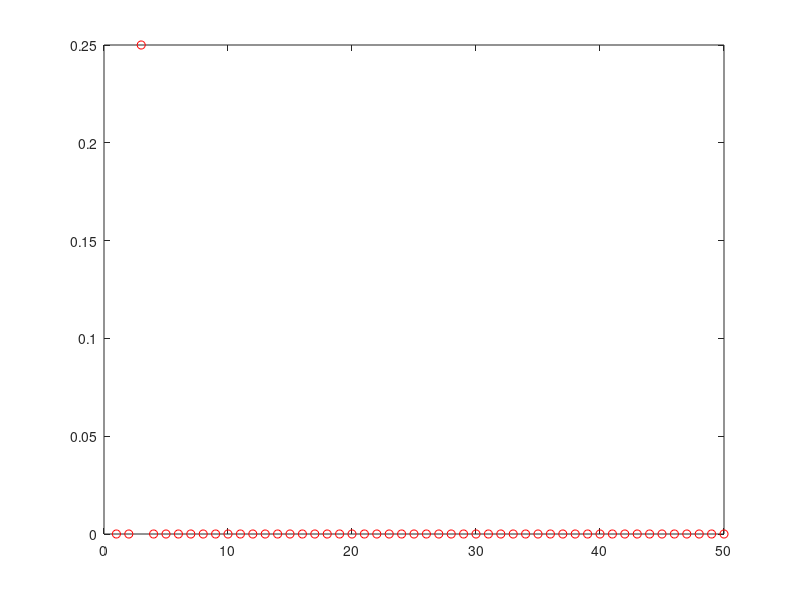
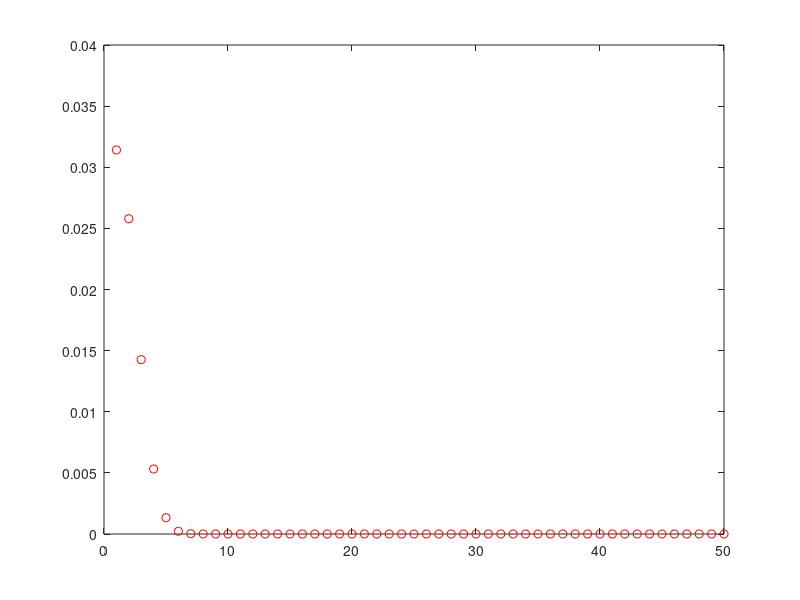
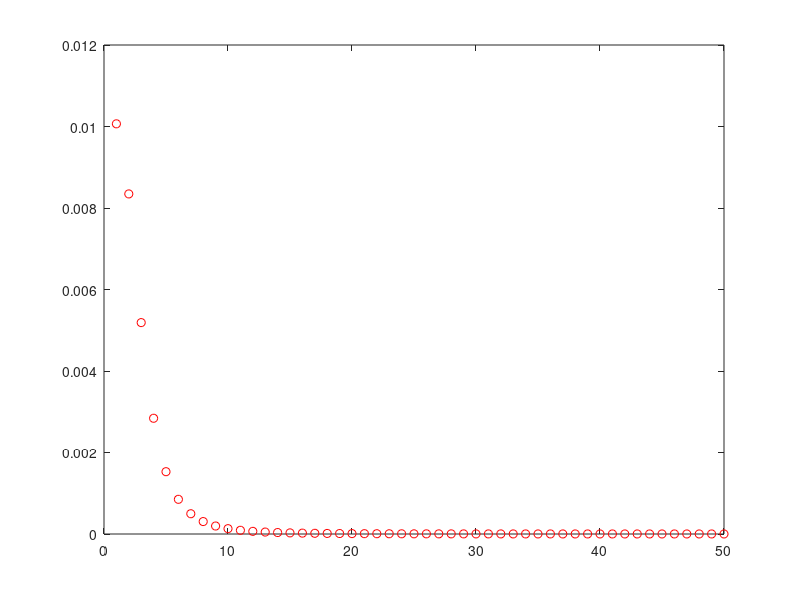
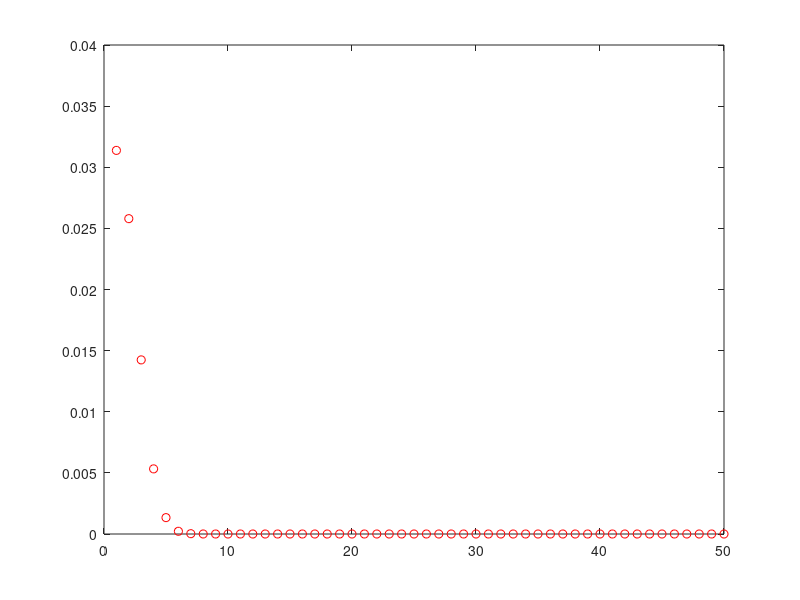

The MATLAB script that drew these images, in order:
% CERM_Lab_151121
% Exercise 1

clc
clear all
close all
format long

            % Defining the parameters
N = 100;        % repeat the code with N = 10, 20, 40, 50
L = 10;
h = L / N;
x = [0 : h : L-h]';


            % Defining the functions

f1 = sin(4 * pi / L *x);

f2 = exp(-((x - L/2) / (L/10)).^2);

f3 = exp(- abs((x - L/2) / (L/20)));

f4 = exp(-((x - L/2) / (L/10)).^2) + 0.001 * randn(N, 1);

f5 = exp(-((x - L/2) / (L/10)).^2) + 0.1 * randn(N, 1);


 


            % Defining the fourier coefficients

fhat1 = fft(f1)/N;
fhat2 = fft(f2)/N;
fhat3 = fft(f3)/N;
fhat4 = fft(f4)/N;
fhat5 = fft(f5)/N;

            % Plot spectrum for each function

figure(1)
plot([1:N/2], abs(fhat1(1:N/2)).^2, 'ro')

figure(2)
plot([1:N/2], abs(fhat2(1:N/2)).^2, 'ro')

figure(3)
plot([1:N/2], abs(fhat3(1:N/2)).^2, 'ro')


figure(4)
plot([1:N/2], abs(fhat4(1:N/2)).^2, 'ro')

figure(5)
plot([1:N/2], abs(fhat5(1:N/2)).^2, 'ro')
